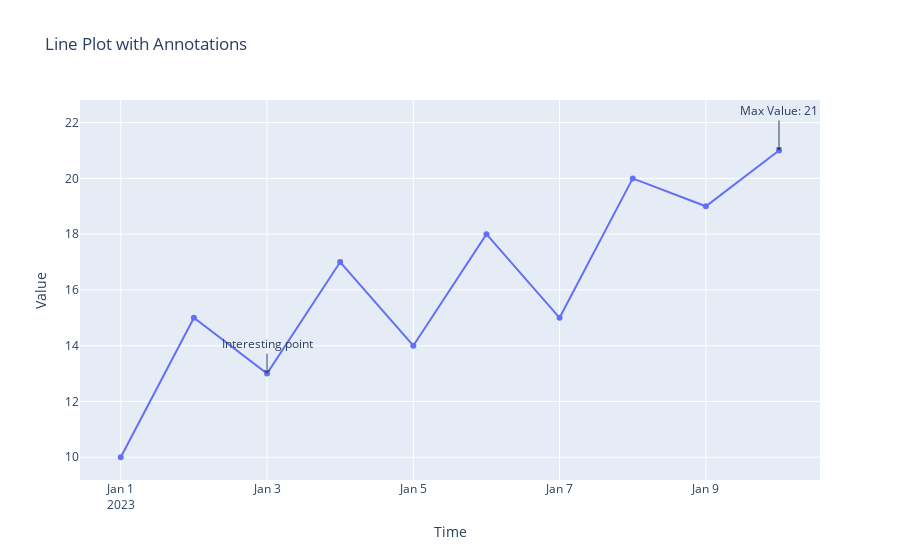

The code cell stored with this chart in its notebook:
### Code cell
import plotly.graph_objects as go
import pandas as pd

# Sample data
data = {
    'Time': pd.date_range(start='2023-01-01', periods=10, freq='D'),
    'Value': [10, 15, 13, 17, 14, 18, 15, 20, 19, 21]
}
df = pd.DataFrame(data)

# Create a line plot
fig = go.Figure()

fig.add_trace(go.Scatter(
    x=df['Time'],
    y=df['Value'],
    mode='lines+markers',
    name='Value'
))

# Add an annotation at a specific point (e.g., max value)
max_value = df['Value'].max()
max_date = df.loc[df['Value'] == max_value, 'Time'].iloc[0]

fig.add_annotation(
    x=max_date,  # x position for annotation
    y=max_value,  # y position for annotation
    text=f"Max Value: {max_value}",  # Annotation text
    showarrow=True,
    arrowhead=1,
    ax=0,
    ay=-40  # Offset the text to avoid overlap with data point
)

# Additional annotations
fig.add_annotation(
    x=df['Time'][2],
    y=df['Value'][2],
    text="Interesting point",  # Annotation text
    showarrow=True,
    arrowhead=4,
    ax=0,
    ay=-30
)

# Update layout for better display
fig.update_layout(
    title="Line Plot with Annotations",
    xaxis_title="Time",
    yaxis_title="Value"
)

fig.show()

### Figure 1 — Plotly figure (JSON) as saved in the notebook; plotly's stock layout.template omitted (floating-point values rounded to 4 significant figures)
{"data": [{"mode": "lines+markers", "name": "Value", "type": "scatter", "x": ["2023-01-01T00:00:00", "2023-01-02T00:00:00", "2023-01-03T00:00:00", "2023-01-04T00:00:00", "2023-01-05T00:00:00", "2023-01-06T00:00:00", "2023-01-07T00:00:00", "2023-01-08T00:00:00", "2023-01-09T00:00:00", "2023-01-10T00:00:00"], "y": [10, 15, 13, 17, 14, 18, 15, 20, 19, 21]}], "layout": {"annotations": [{"arrowhead": 1, "ax": 0, "ay": -40, "showarrow": true, "text": "Max Value: 21", "x": "2023-01-10T00:00:00", "y": 21}, {"arrowhead": 4, "ax": 0, "ay": -30, "showarrow": true, "text": "Interesting point", "x": "2023-01-03T00:00:00", "y": 13}], "title": {"text": "Line Plot with Annotations"}, "xaxis": {"title": {"text": "Time"}}, "yaxis": {"title": {"text": "Value"}}}}
